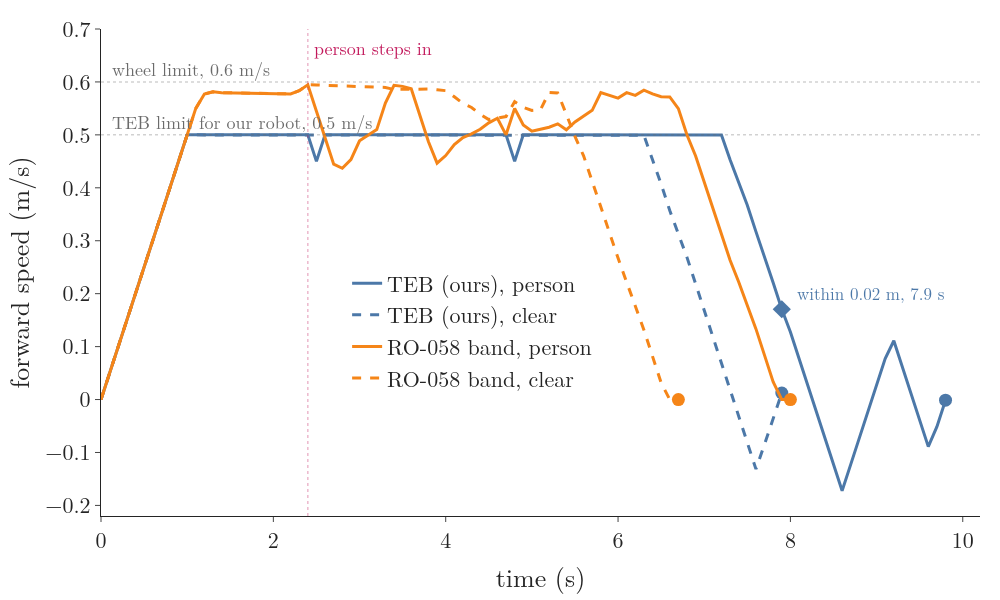

Generate this figure with Python:
"""The robot's forward speed over the drive, sampled at every 0.1 s cycle. Blue: our Python version of TEB's algorithm;
orange: RO-058's band. Solid: the person steps in at 2.4 s; dashed: the room clear. Grey lines: TEB's speed limit
for our robot, 0.5 m/s, and the wheel limit RO-058's band used, 0.6 m/s. Dots: arrival at the door pose (within
0.02 m and 0.05 rad, stopped); diamond: our robot first within 0.02 m of the door. Run -> speed.png"""
from pathlib import Path

import bandkit as bk
import numpy as np
import plotly.graph_objects as go
import tebkit as tk
from gifkit import BLUE, FONT, GREY, ORANGE

here = Path(__file__).parent
R, B = tk.results(), bk.results()
runs = [(R["person"], BLUE, "solid", "TEB (ours), person"), (R["clear"], BLUE, "dash", "TEB (ours), clear"),
        (B["loop"], ORANGE, "solid", "RO-058 band, person"), (B["free"], ORANGE, "dash", "RO-058 band, clear")]
assert [round(r[0][-1]["t"], 1) for r in runs] == [9.8, 7.9, 8.0, 6.7]
P = R["person"]
xs = np.array([c["x"] for c in P])
i2 = int(np.argmax(np.hypot(*(xs[:, :2] - bk.GOAL[:2]).T) < 0.02))
assert round(P[i2]["t"], 1) == 7.9

fig = go.Figure()
for run, col, dash, name in runs:
    t = [c["t"] for c in run]
    v = [c["v"] for c in run]
    fig.add_trace(go.Scatter(x=t, y=v, mode="lines", line=dict(color=col, width=3, dash=dash), name=name))
    fig.add_trace(go.Scatter(x=[t[-1]], y=[v[-1]], mode="markers", marker=dict(size=13, color=col), showlegend=False))
fig.add_trace(go.Scatter(x=[P[i2]["t"]], y=[P[i2]["v"]], mode="markers", marker=dict(symbol="diamond", size=14,
                         color=BLUE), showlegend=False))
for y, txt in ((0.5, "TEB limit for our robot, 0.5 m/s"), (0.6, "wheel limit, 0.6 m/s")):
    fig.add_hline(y=y, line=dict(color=GREY, width=1.5, dash="dot"))
    fig.add_annotation(x=0.1, y=y + 0.025, text=txt, showarrow=False, xanchor="left", font=dict(size=18, color=GREY))
fig.add_vline(x=2.4, line=dict(color="#C2185B", width=1.5, dash="dot"))
fig.add_annotation(x=2.45, y=0.665, text="person steps in", showarrow=False, xanchor="left",
                   font=dict(size=18, color="#C2185B"))
fig.add_annotation(x=P[i2]["t"] + 0.15, y=P[i2]["v"] + 0.03, xanchor="left", text="within 0.02 m, 7.9 s", showarrow=False,
                   font=dict(size=17, color=BLUE))
fig.update_xaxes(title="time (s)", range=[0, 10.2])
fig.update_yaxes(title="forward speed (m/s)", range=[-0.22, 0.7])
fig.update_layout(template="simple_white", font=FONT, width=1000, height=600, margin=dict(l=90, r=20, t=20, b=80),
                  legend=dict(x=0.28, y=0.38, bgcolor="rgba(255,255,255,0.9)"))
fig.write_image(here / "speed.png")
